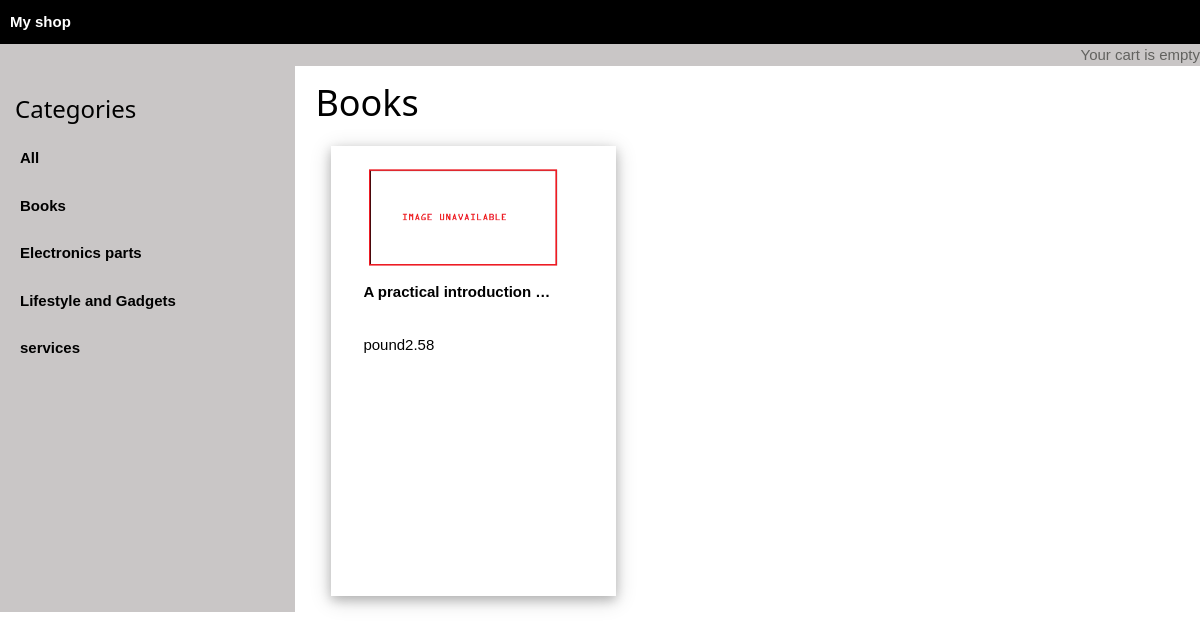
The page /books/ on the database its author committed.
### shop/models.py (models this page shows, shortened)
class Category(models.Model):
    name = models.CharField(max_length=200, db_index=True)
    slug = models.SlugField(max_length=200, unique=True)
    class Meta:
        ordering = ('name',)
        verbose_name = 'category'
        verbose_name_plural = 'categories'
    def get_absolute_url(self):
        return reverse('shop:product_list_by_category', args =[self.slug])

class Product(models.Model):
    CURRENCY_CHOICES = ( ('#','naira'),)
    category = models.ForeignKey(Category, related_name='products',
                                    on_delete=models.CASCADE)
    name = models.CharField(max_length=200, db_index=True)
    slug = models.SlugField(max_length=200, db_index=True)
    image = models.ImageField(upload_to='products/%Y/%m/%d',blank=True)
    desc = models.TextField(blank=True)
    price = models.DecimalField(max_digits=12, decimal_places=2)
    currency = models.CharField(max_length=10,choices=CURRENCY_CHOICES, default='naira')
    available = models.BooleanField(default=True)
    created = models.DateTimeField(auto_now_add=True)
    updated = models.DateTimeField(auto_now=True)
    class Meta:
        ordering = ('name', 'price')
        index_together = (('id','slug'),)
    def get_absolute_url(self):
        return reverse('shop:product_detail', args =[self.id, self.slug])

### shop/views.py (the view)
# urls.py: path('', views.product_list, name='product_list'),
def product_list(request, category_slug=None):
    category = None
    categories = Category.objects.all()
    products = Product.objects.filter(available = True)
    if category_slug:
        category = get_object_or_404(Category, slug = category_slug)
        products = products.filter(category = category)
    return render(request, 'shop/list.html',
                                {'category':category,
                                'categories':categories,
                                'products':products}
                )

### cart/cart.py (called while the page is built)
    def __len__(self):
        return sum(item['quantity'] for item in self.cart.values())

### cart/context_processors.py (called while the page is built)
def cart(request):
    return {'cart': Cart(request)}

### templates/shop/list.html (shortened to what this page needs)
{% extends "shop/base.html" %}
{% load static %}
{% block content %}
<div id="sidebar" class="">
    <h3 class="w3-bar-item">Categories</h3>
    <div class="">
        <p {% if not category %}class="selected" {% endif %}>
            <a href="{% url 'shop:product_list' %}">All</a>
        </p>
        {% for c in categories %}
        <p {% if category.slug == c.slug %}class="selected" {% endif %}>
            <a href="{{ c.get_absolute_url }}">{{ c.name }}</a>
        </p>
        {% endfor %}
    </div>
</div>
<div id="main" class="">
    <h1>{% if category %}
        {{ category.name }}
        {% else %}
        Products
        {% endif %}
    </h1>
    <div class=" w3-row w3-margin ">
        {% for product in products %}
        <div class=" w3-col s10 m5 l4 w3-card-4 item w3-padding ">
            <a href="{{ product.get_absolute_url }}">
                <img src="{% if product.image %}{{ product.image.url }}{% else %}{% static 'img/noimage.png' %}{% endif %}"
                    class="w3-image">
            </a>
            <a class="w3-button w3-text" href="{{ product.get_absolute_url }}">{{ product.name|truncatewords_html:3 }}
            </a>
            <br>
            <p class="w3-padding">{{product.currency}}{{ product.price }}</p>
        </div>
        {% endfor %}
    </div>
</div>
{% endblock %}

### static/css/base.css (style rules this page uses)
* { box-sizing: border-box; }
img { height: 300px; }
body { background-color: white; color: black; }
a { text-decoration: none; font-weight: bold; display: block; padding: 5px; margin-top: 1px; }
#sidebar { left: 0; width: 25%; background-color: rgb(201, 198, 198); display: block; padding: 15px; margin-right: 20px; overflow: hidden; }
#main { right: 0; width: 75%; }
.item { width: 350px; height: 450px; }

### static/css/w3.css (style rules this page uses)
*,*:before,*:after { box-sizing:inherit }
html { -ms-text-size-adjust:100%;-webkit-text-size-adjust:100% }
body { margin:0 }
a { background-color:transparent }
img { border-style:none }
html,body { font-family:Verdana,sans-serif;font-size:15px;line-height:1.5 }
html { overflow-x:hidden }
h1 { font-size:36px }
h3 { font-size:24px }
h1,h2,h3,h4,h5,h6 { font-family:"Segoe UI",Arial,sans-serif;font-weight:400;margin:10px 0 }
.w3-image { max-width:100%;height:auto }
img { vertical-align:middle }
a { color:inherit }
.w3-btn,.w3-button { border:none;display:inline-block;padding:8px 16px;vertical-align:middle;overflow:hidden;text-decoration:none;color:inherit;background-color:inherit;text-align:center;cursor:pointer;white-space:nowrap }
.w3-btn,.w3-button { -webkit-touch-callout:none;-webkit-user-select:none;-khtml-user-select:none;-moz-user-select:none;-ms-user-select:none;user-select:none }
.w3-main,#main { transition:margin-left .4s }
.w3-container:after,.w3-container:before,.w3-panel:after,.w3-panel:before,.w3-row:after,.w3-row:before,.w3-row-padding:after,.w3-row-padding:before, .w3-cell-row:before,.w3-cell-row:after,.w3-clear:after,.w3-clear:before,.w3-bar:before,.w3-bar:after { content:"";display:table;clear:both }
.w3-col,.w3-half,.w3-third,.w3-twothird,.w3-threequarter,.w3-quarter { float:left;width:100% }
.w3-col.s10 { width:83.33333% }
@media (min-width:601px) { .w3-col.m5 { width:41.66666% } }
@media (min-width:993px) { .w3-col.l4 { width:33.33333% } }
.w3-card-4,.w3-hover-shadow:hover { box-shadow:0 4px 10px 0 rgba(0,0,0,0.2),0 4px 20px 0 rgba(0,0,0,0.19) }
.w3-margin { margin:16px!important }
.w3-padding { padding:8px 16px!important }

### rows shown on the page
Category: name "Books"
Category: name "Electronics parts"
Category: name "Lifestyle and Gadgets"
Category: name "services"
Product: name "A practical introduction …", currency "pound", price "2.58"
